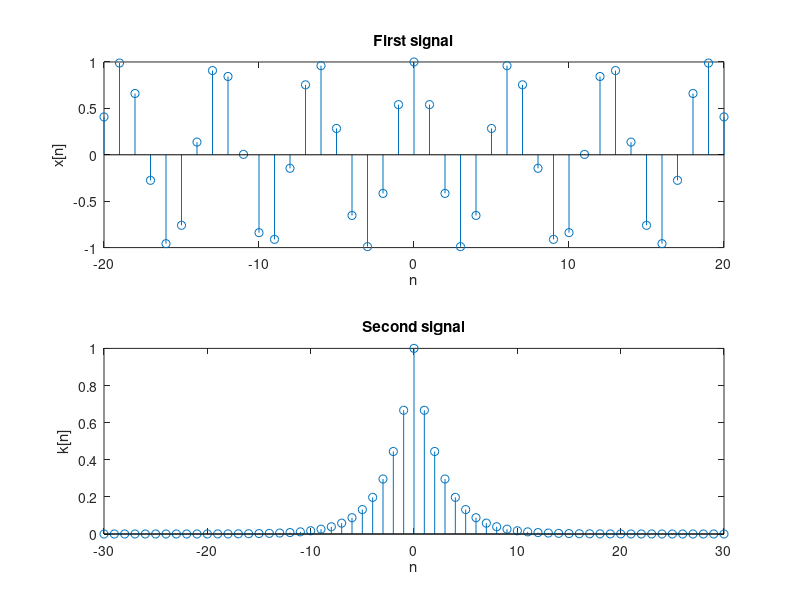
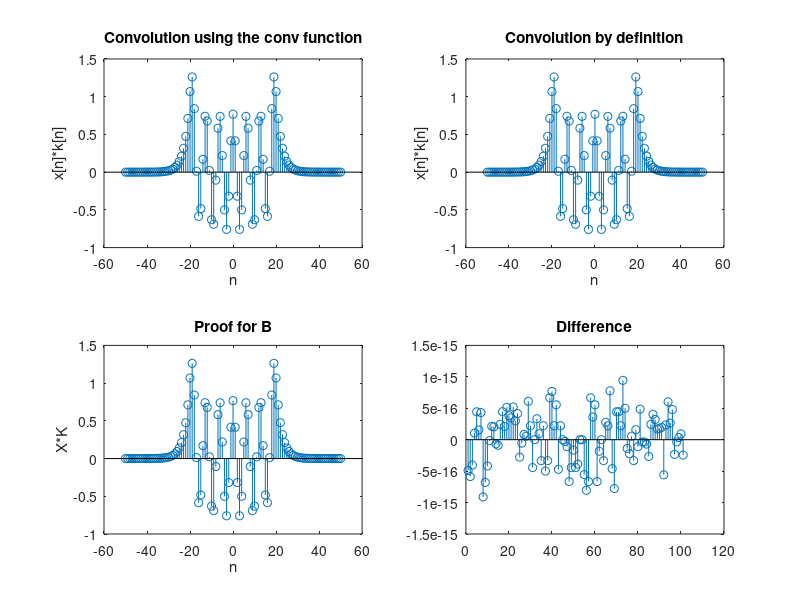

Here is the MATLAB script that generated these plots, in order:
close all;
clc;
clear all;

figure(1)
nx=[-20:20];  % chronos tou simatos x
x = cos(nx);  % first signal is cos(nx) 
subplot(2,1,1);
stem(nx,x);
title('First signal')
xlabel('n')
ylabel('x[n]')


nk=[-30:30];  % chronos toy k - dialegw epitides diaforetiko
k =(2/3).^abs(nk); % second signal is 2/3^|n|
subplot(2,1,2);
stem(nk,k);
title('Second signal')
xlabel('n')
ylabel('k[n]')

%zero padding process

nz = [nx(1) + nk(1) : nx(end) + nk(end)]; %convolution time
lenz=length(nz); 
lenx=length(x);
lenk= length(k);

L = lenx + lenk-1 ; %convolution size

x0 = [zeros(1,lenk-1) x zeros(1,lenk-1)];



% figure(2)
% subplot(2,1,1)
% stem(nx,x)
% subplot(2,1,2)
% stem(nx0,x0)

%dimioyrgo to sima k[-n] ( anaklasi)

kanak = k(end:-1:1);




%convolution vasei orismou

for i=1:lenz 
    kanak0 = [zeros(1,(i-1)) kanak zeros(1,(lenz-i))];
    z1(i)=sum(x0.*kanak0);
end


figure(2)

subplot(2,2,2);
stem(nz,z1);
title('Convolution by definition')
xlabel('n')
ylabel('x[n]*k[n]')



%Convolution using the conv function

convol=conv(x,k);
subplot(2,2,1)
stem(nz,convol)
title('Convolution using the conv function')
xlabel('n')
ylabel('x[n]*k[n]')
%%%%%%%%%%%%%%%%%%%%%%%%%%%%%%%%%%%%%%%%%%%%%%
% B erotima
% Efarmozo fourier transform sto katallilo mikos

X=fft(x,L);
K=fft(k,L);

%epanafero sto pedio toy xronoy gia na kano realistiki sigrisi
res=ifft(X.*K);

subplot(2,2,3)
stem(nz,res);
xlabel('n')
ylabel('X*K')
title('Proof for B')

subplot(2,2,4)
stem(2*res-convol-z1)
title('Difference')





